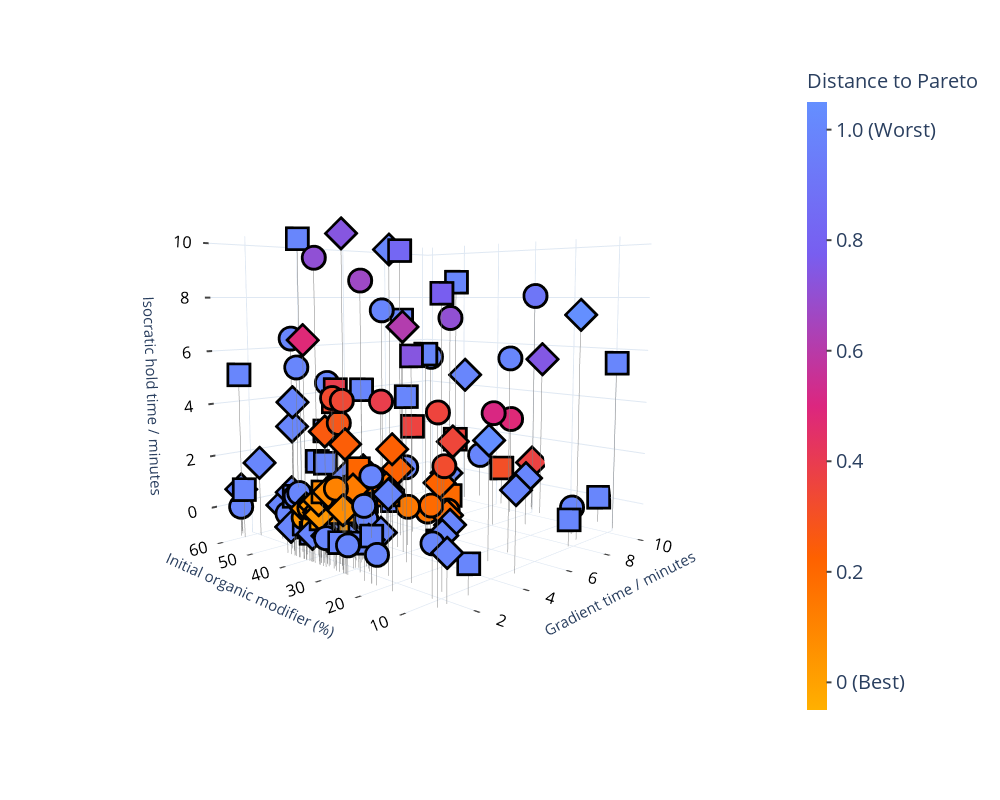

Write notebook code for a chart like this one.
### Code cell
#Figure 5. Design space for Optimisations 4, 5 and 6.

#IBM colorscale no greenish
colorscale = ['rgb(100, 143, 255)', 'rgb(120, 94, 240)', 'rgb(220, 38, 127)', 'rgb(254, 97, 0)', 'rgb(255, 176, 0)']
colorscale.reverse()
colorscale = pc.make_colorscale(colorscale)

def rotate_z(x, y, z, theta):
    w = x+1j*y
    return np.real(np.exp(1j*theta)*w), np.imag(np.exp(1j*theta)*w), z


xe, ye, ze = rotate_z(2.1, 1.5, 0.3, -3)
fig = px.scatter_3d(allVars2, x = "GradTime", y = "InitalOM", z = "IsoHoldTime", color = "Dist2", symbol = "repeatNumb", color_continuous_scale=colorscale, labels={'GradTime':'Gradient time / minutes', 'InitalOM':'Initial organic modifier (%)',
'IsoHoldTime':'Isocratic hold time / minutes', 'WeightRespcmtmdHPLC018':"Responce"})

# Generate a pair of 3D points that corrispond to the line being drawn
xyzList = allVars2.iloc[:,[0,1,4]]
bottomList = allVars2.iloc[:,[0,1,4]]
bottomList.loc[:,"IsoHoldTime"] = -1;

x = pd.concat([xyzList.iloc[:,0],bottomList.iloc[:,0]], axis = 1)
y = pd.concat([xyzList.iloc[:,1],bottomList.iloc[:,1]], axis = 1)
z = pd.concat([xyzList.iloc[:,2],bottomList.iloc[:,2]], axis = 1)

x_lines = list()
y_lines = list()
z_lines = list()

#create the coordinate list for the lines
for p in range(0, len(x)):
    x_lines.append(x.iloc[p, 0])
    x_lines.append(x.iloc[p, 1])
    y_lines.append(y.iloc[p, 0])
    y_lines.append(y.iloc[p, 1])
    z_lines.append(z.iloc[p, 0])
    z_lines.append(z.iloc[p, 1])
    x_lines.append(None)
    y_lines.append(None)
    z_lines.append(None)
    
fig.add_trace(go.Scatter3d(
                x=x_lines,
                y=y_lines,
                z=z_lines,
                mode='lines',
                line = dict( color = "grey", width= 1, dash = 'solid')
                ))

fig.add_trace(go.Scatter3d(
                x = allVars2.iloc[0:50,0], 
                y = allVars2.iloc[0:50,1],
                z = allVars2.iloc[0:50,4], 
                mode='markers',
                marker_symbol="diamond",
                marker=dict(
                    size=12,
                    color="black",                # set color to an array/list of desired value
                    )
                ))

fig.add_trace(go.Scatter3d(
                x = allVars2.iloc[50:100,0], 
                y = allVars2.iloc[50:100,1],
                z = allVars2.iloc[50:100,4], 
                mode='markers',
                marker_symbol="square",
                marker=dict(
                    size=12,
                    color="black",                # set color to an array/list of desired value
                    )
                ))

fig.add_trace(go.Scatter3d(
                x = allVars2.iloc[100:150,0], 
                y = allVars2.iloc[100:150,1],
                z = allVars2.iloc[100:150,4], 
                mode='markers',
                marker_symbol="circle",
                marker=dict(
                    size=12,
                    color="black",                # set color to an array/list of desired value
                    )
                ))


camera = dict(eye=dict(x=xe, y=ye, z=ze))
fig.update_layout(scene=dict(camera=camera,aspectmode='cube'),showlegend=True)
fig.update_traces(marker_size=8)
fig.update_coloraxes(colorscale=colorscale,
                    cmin = -0.05,
                    cmax = 1.05,
                    colorbar_title_text = "Distance to Pareto\n\n",
                    colorbar_thickness = 20,
                    colorbar_dtick = 0.05,
                    colorbar_ticks = 'outside',
                    colorbar_tickwidth = 2,
                    colorbar_tickmode = 'array',
                    colorbar_tickvals = [0, 0.20, 0.40, 0.60, 0.80, 1.0],
                    colorbar_ticktext = ['0 (Best)', '0.2', '0.4', '0.6', '0.8', '1.0 (Worst)'],
                    colorbar_tickfont_size=20,
                    colorbar_titlefont_size = 20
                    )

fontLayoutX = dict(
                    tickfont=dict(
                    color='black',
                    size=14),ticks='outside',tick0=0, tickwidth=4, title = dict(font = dict(size=15)))

fontLayoutY = dict(
                    tickfont=dict(
                    color='black',
                    size=14),ticks='outside',tick0=0, tickwidth=4, title = dict(font = dict(size=15)))
fontLayoutZ = dict(
                    tickfont=dict(
                    color='black',
                    size=14),ticks='outside',tick0=0, tickwidth=4, title = dict(font = dict(size=15)))


fig.update_layout(
    scene1 = dict(

                        xaxis = fontLayoutX,

                        yaxis = fontLayoutY,

                        zaxis = fontLayoutZ
                     ))

fig.data[0].marker.symbol = 'diamond'
fig.data[0].marker.size = 7
fig.data[1].marker.symbol = 'square'
fig.data[1].marker.size = 7
fig.data[2].marker.symbol = 'circle'
fig.data[2].marker.size = 7

fig.data[4].marker.size = 9
fig.data[5].marker.size = 9
fig.data[6].marker.size = 9


fig.update_layout(template='plotly_white',
autosize=False,
width=1000,
height=800,
showlegend=False
                 )

#Add or remove colorbar
fig.update_coloraxes(showscale=True)
#fig.update_coloraxes(showscale=False)

# fig.data[2].name = "Optimisation 1"
# fig.data[3].name = "Optimisation 2"
# fig.data[4].name = "Optimisation 3"

fig['data'] = (fig['data'][3:] + fig['data'][:3])

fig.show()

import plotly.io as pio
pio.write_image(fig, 'Optimisations456DesignSpaceWithCB.jpg', scale=4, width=1000, height=800)

### Figure 1 — Plotly figure (JSON) as saved in the notebook; plotly's stock layout.template omitted (floating-point values rounded to 4 significant figures; data arrays with more than 128 entries replaced by an {"elided": "..."} marker saying what was removed)
{"data": [{"line": {"color": "grey", "dash": "solid", "width": 1}, "marker": {"size": 8}, "mode": "lines", "type": "scatter3d", "x": {"elided": "450 float values"}, "y": {"elided": "450 float values"}, "z": {"elided": "450 float values"}}, {"marker": {"color": "black", "size": 9, "symbol": "diamond"}, "mode": "markers", "type": "scatter3d", "x": [4.44, 7.85, 9.44, 6.36, 1.3, 3.36, 5.03, 9.558, 1.466, 1.697, 2.178, 2.588, 9.985, 1.824, 3.84, 1.71, 1.0, 1, 1.321, 1.164, 1.341, 1.521, 1, 2.029, 5.0, 1.985, 1.185, 1, 1.245, 2.927, 1, 1.11, 1, 1.175, 3.576, 8.111, 1, 4.163, 5.863, 1, 7.222, 1.048, 1, 1.088, 1.409, 1.434, 1.72, 1, 2.888, 1], "y": [12.94, 8.82, 45.19, 31.81, 58.78, 27, 41.09, 24.71, 53.89, 19.96, 29.51, 36.97, 28.88, 8.861, 18.47, 49.01, 32.29, 25.5, 5, 31.64, 42.93, 34.62, 26.26, 27.42, 25.7, 23.75, 31.1, 36.12, 41.61, 28.47, 34.37, 32.91, 14.53, 33.9, 29.8, 21.89, 40.44, 5.817, 32.52, 36.01, 38.31, 39.72, 33.74, 30.62, 35.07, 26.8, 24.96, 32.56, 34.32, 25.83], "z": [3.22, 7.39, 4.59, 2.4, 0.67, 7.01, 9.84, 5.495, 1.816, 1.728, 0.2741, 1.575, 0.9765, 0.795, 0.2236, 0.3081, 0.7511, 3.331, 0.568, 0, 1.084, 3.457, 1.133, 0.3135, 0, 0.2229, 1.379, 6.597, 3.513, 1.37, 0, 0.8921, 3.458, 0.7264, 1.904, 0.8921, 0, 1.807, 0.8291, 0.8246, 0.7715, 4.43, 1.03, 1.574, 0.9627, 1.705, 0, 1.242, 1.848, 10]}, {"marker": {"color": "black", "size": 9, "symbol": "square"}, "mode": "markers", "type": "scatter3d", "x": [6.14, 9.68, 2.58, 8.18, 4.73, 1.74, 6.01, 2.441, 2.793, 8.567, 4.261, 2.894, 4.456, 1, 1, 1, 1.352, 1.177, 1, 2.932, 1.22, 9.646, 3.497, 1.365, 2.103, 3.21, 2.069, 1.306, 1.999, 1.582, 1.132, 1.843, 7.081, 1, 4.982, 1.207, 4.494, 10, 1.354, 2.665, 7.122, 1.333, 3.821, 2.201, 1, 1, 2.018, 3.388, 1.5, 1.998], "y": [31.32, 7.81, 45.13, 41.02, 25.57, 14.93, 56.32, 41.7, 22.64, 60, 43.01, 33.96, 34.57, 36.69, 34.82, 19.37, 24.57, 57.36, 54.95, 16.21, 31.98, 35.54, 49.75, 40.07, 5, 36.73, 29.66, 38.27, 35.26, 26.5, 33.04, 32.96, 35.16, 27.24, 34.63, 29.89, 37.1, 12.35, 29.14, 33.18, 7.589, 30.45, 24.19, 33.53, 31.42, 39.39, 30.58, 31.15, 29.43, 32.74], "z": [0.3, 5.51, 1.92, 8.65, 8.16, 6.23, 4.09, 1.972, 4.721, 6.988, 0.07813, 0.3307, 9.715, 0.2488, 0, 0.5556, 0, 5.128, 0.846, 0, 0, 0.5998, 2.83, 10, 0, 1.412, 0, 0, 4.839, 2.39, 0.5436, 0.2315, 2.292, 0, 3.136, 4.603, 0.2601, 0.02415, 1.18, 1.491, 0, 0.8116, 6.066, 0.7315, 1.561, 1.133, 1.533, 0.9364, 0.8347, 1.394]}, {"marker": {"color": "black", "size": 9, "symbol": "circle"}, "mode": "markers", "type": "scatter3d", "x": [8.24, 4.74, 8.96, 2.91, 5.44, 1.47, 7.27, 3.056, 2.099, 4.541, 9.772, 4.886, 6.841, 1.914, 1, 1.322, 1, 1, 1, 1.181, 1, 1.185, 7.349, 1.573, 5.412, 6.374, 9.412, 2.794, 1.505, 1.015, 1, 1.044, 3.922, 1, 1, 10, 1.664, 1, 1.063, 2.638, 1.422, 1.168, 1, 1, 1, 1, 1.78, 1.931, 2.065, 1], "y": [11.52, 24.94, 29.87, 44.42, 13.41, 36.48, 58.09, 30.61, 29.14, 27.09, 27.72, 30.09, 47.94, 28.23, 5.084, 8.015, 41.46, 38.98, 18.16, 33.89, 30.78, 32.62, 26.52, 23.81, 27.86, 32.64, 55.61, 54.43, 26.83, 56.31, 38.08, 34.55, 29.31, 35.16, 26.22, 43.57, 36.03, 21.08, 29.13, 34.79, 30.17, 27.6, 19.32, 28.02, 36.82, 25.14, 25.99, 29.67, 32.6, 37.92], "z": [0.05, 1.92, 2.98, 4.85, 5.92, 9.34, 7.45, 4.382, 8.57, 0.4237, 8.075, 0, 0.7983, 0.6211, 4.768, 0.7207, 0.4372, 1.15, 0, 0, 0, 1.075, 3.5, 0.1175, 0, 7.223, 5.283, 6.435, 1.785, 0.1341, 5.652, 0.3386, 0.4413, 0.8793, 4.723, 0.8963, 0.3973, 1.465, 4.756, 1.411, 3.856, 1.118, 2.473, 1.789, 0.4712, 0, 0.6493, 1.087, 0.8539, 1.302]}, {"hovertemplate": "repeatNumb=1<br>Gradient time / minutes=%{x}<br>Initial organic modifier (%)=%{y}<br>Isocratic hold time / minutes=%{z}<br>Dist2=%{marker.color}<extra></extra>", "legendgroup": "1", "marker": {"color": [1.408, 2.215, 1, 0.3511, 1, 0.6134, 1, 0.7449, 1, 1, 0.07379, 1, 0.3688, 1, 1, 1, 0.03722, 0.2408, 1, 1, 1, 0.2584, 0.07027, 1, 0.1871, 1, 0.07494, 0.4837, 1, 0.1597, 1, 0.04719, 0.2318, 0.03106, 0.2247, 1, 1, 1, 0.2181, 0.05608, 1, 1, 0.03754, 0.08353, 0.07845, 0.1317, 1, 0.05734, 0.1922, 0.7359], "coloraxis": "coloraxis", "size": 7, "symbol": "diamond"}, "mode": "markers", "name": "1", "scene": "scene", "showlegend": true, "type": "scatter3d", "x": [4.44, 7.85, 9.44, 6.36, 1.3, 3.36, 5.03, 9.558, 1.466, 1.697, 2.178, 2.588, 9.985, 1.824, 3.84, 1.71, 1.0, 1, 1.321, 1.164, 1.341, 1.521, 1, 2.029, 5.0, 1.985, 1.185, 1, 1.245, 2.927, 1, 1.11, 1, 1.175, 3.576, 8.111, 1, 4.163, 5.863, 1, 7.222, 1.048, 1, 1.088, 1.409, 1.434, 1.72, 1, 2.888, 1], "y": [12.94, 8.82, 45.19, 31.81, 58.78, 27, 41.09, 24.71, 53.89, 19.96, 29.51, 36.97, 28.88, 8.861, 18.47, 49.01, 32.29, 25.5, 5, 31.64, 42.93, 34.62, 26.26, 27.42, 25.7, 23.75, 31.1, 36.12, 41.61, 28.47, 34.37, 32.91, 14.53, 33.9, 29.8, 21.89, 40.44, 5.817, 32.52, 36.01, 38.31, 39.72, 33.74, 30.62, 35.07, 26.8, 24.96, 32.56, 34.32, 25.83], "z": [3.22, 7.39, 4.59, 2.4, 0.67, 7.01, 9.84, 5.495, 1.816, 1.728, 0.2741, 1.575, 0.9765, 0.795, 0.2236, 0.3081, 0.7511, 3.331, 0.568, 0, 1.084, 3.457, 1.133, 0.3135, 0, 0.2229, 1.379, 6.597, 3.513, 1.37, 0, 0.8921, 3.458, 0.7264, 1.904, 0.8921, 0, 1.807, 0.8291, 0.8246, 0.7715, 4.43, 1.03, 1.574, 0.9627, 1.705, 0, 1.242, 1.848, 10]}, {"hovertemplate": "repeatNumb=2<br>Gradient time / minutes=%{x}<br>Initial organic modifier (%)=%{y}<br>Isocratic hold time / minutes=%{z}<br>Dist2=%{marker.color}<extra></extra>", "legendgroup": "2", "marker": {"color": [0.1936, 1, 1, 1, 0.7743, 0.7368, 1, 1, 1, 1, 1, 0.08228, 0.8238, 1, 1, 1, 1, 1, 1, 1, 1, 0.31, 1, 1, 1, 0.1983, 1, 1, 0.3932, 0.2076, 0.01647, 0.03752, 0.3665, 1, 0.3626, 0.3249, 1, 1, 0.08352, 0.15, 1, 0.05031, 1, 0.07549, 0.08497, 1, 0.1312, 0.1436, 0.06544, 0.1151], "coloraxis": "coloraxis", "size": 7, "symbol": "square"}, "mode": "markers", "name": "2", "scene": "scene", "showlegend": true, "type": "scatter3d", "x": [6.14, 9.68, 2.58, 8.18, 4.73, 1.74, 6.01, 2.441, 2.793, 8.567, 4.261, 2.894, 4.456, 1, 1, 1, 1.352, 1.177, 1, 2.932, 1.22, 9.646, 3.497, 1.365, 2.103, 3.21, 2.069, 1.306, 1.999, 1.582, 1.132, 1.843, 7.081, 1, 4.982, 1.207, 4.494, 10, 1.354, 2.665, 7.122, 1.333, 3.821, 2.201, 1, 1, 2.018, 3.388, 1.5, 1.998], "y": [31.32, 7.81, 45.13, 41.02, 25.57, 14.93, 56.32, 41.7, 22.64, 60, 43.01, 33.96, 34.57, 36.69, 34.82, 19.37, 24.57, 57.36, 54.95, 16.21, 31.98, 35.54, 49.75, 40.07, 5, 36.73, 29.66, 38.27, 35.26, 26.5, 33.04, 32.96, 35.16, 27.24, 34.63, 29.89, 37.1, 12.35, 29.14, 33.18, 7.589, 30.45, 24.19, 33.53, 31.42, 39.39, 30.58, 31.15, 29.43, 32.74], "z": [0.3, 5.51, 1.92, 8.65, 8.16, 6.23, 4.09, 1.972, 4.721, 6.988, 0.07813, 0.3307, 9.715, 0.2488, 0, 0.5556, 0, 5.128, 0.846, 0, 0, 0.5998, 2.83, 10, 0, 1.412, 0, 0, 4.839, 2.39, 0.5436, 0.2315, 2.292, 0, 3.136, 4.603, 0.2601, 0.02415, 1.18, 1.491, 0, 0.8116, 6.066, 0.7315, 1.561, 1.133, 1.533, 0.9364, 0.8347, 1.394]}, {"hovertemplate": "repeatNumb=3<br>Gradient time / minutes=%{x}<br>Initial organic modifier (%)=%{y}<br>Isocratic hold time / minutes=%{z}<br>Dist2=%{marker.color}<extra></extra>", "legendgroup": "3", "marker": {"color": [1, 0.3236, 0.4839, 1, 1, 0.7082, 1, 0.3899, 0.67, 0.1933, 0.9085, 0.1585, 1, 0.07734, 0.3578, 1, 1, 1, 1, 1, 1, 0.04848, 0.5069, 1, 0.19, 0.7055, 1, 1, 0.1469, 1, 1, 0.02089, 0.1418, 0.04668, 0.3406, 1, 0.05909, 1, 0.3273, 0.1633, 0.2746, 0.07375, 1, 0.1113, 0.03375, 1, 1, 0.09273, 0.07502, 1], "coloraxis": "coloraxis", "size": 7, "symbol": "circle"}, "mode": "markers", "name": "3", "scene": "scene", "showlegend": true, "type": "scatter3d", "x": [8.24, 4.74, 8.96, 2.91, 5.44, 1.47, 7.27, 3.056, 2.099, 4.541, 9.772, 4.886, 6.841, 1.914, 1, 1.322, 1, 1, 1, 1.181, 1, 1.185, 7.349, 1.573, 5.412, 6.374, 9.412, 2.794, 1.505, 1.015, 1, 1.044, 3.922, 1, 1, 10, 1.664, 1, 1.063, 2.638, 1.422, 1.168, 1, 1, 1, 1, 1.78, 1.931, 2.065, 1], "y": [11.52, 24.94, 29.87, 44.42, 13.41, 36.48, 58.09, 30.61, 29.14, 27.09, 27.72, 30.09, 47.94, 28.23, 5.084, 8.015, 41.46, 38.98, 18.16, 33.89, 30.78, 32.62, 26.52, 23.81, 27.86, 32.64, 55.61, 54.43, 26.83, 56.31, 38.08, 34.55, 29.31, 35.16, 26.22, 43.57, 36.03, 21.08, 29.13, 34.79, 30.17, 27.6, 19.32, 28.02, 36.82, 25.14, 25.99, 29.67, 32.6, 37.92], "z": [0.05, 1.92, 2.98, 4.85, 5.92, 9.34, 7.45, 4.382, 8.57, 0.4237, 8.075, 0, 0.7983, 0.6211, 4.768, 0.7207, 0.4372, 1.15, 0, 0, 0, 1.075, 3.5, 0.1175, 0, 7.223, 5.283, 6.435, 1.785, 0.1341, 5.652, 0.3386, 0.4413, 0.8793, 4.723, 0.8963, 0.3973, 1.465, 4.756, 1.411, 3.856, 1.118, 2.473, 1.789, 0.4712, 0, 0.6493, 1.087, 0.8539, 1.302]}], "layout": {"autosize": false, "coloraxis": {"cmax": 1.05, "cmin": -0.05, "colorbar": {"dtick": 0.05, "thickness": 20, "tickfont": {"size": 20}, "tickmode": "array", "ticks": "outside", "ticktext": ["0 (Best)", "0.2", "0.4", "0.6", "0.8", "1.0 (Worst)"], "tickvals": [0, 0.2, 0.4, 0.6, 0.8, 1], "tickwidth": 2, "title": {"font": {"size": 20}, "text": "Distance to Pareto\n\n"}}, "colorscale": [[0, "rgb(255, 176, 0)"], [0.25, "rgb(254, 97, 0)"], [0.5, "rgb(220, 38, 127)"], [0.75, "rgb(120, 94, 240)"], [1, "rgb(100, 143, 255)"]], "showscale": true}, "height": 800, "legend": {"title": {"text": "repeatNumb"}, "tracegroupgap": 0}, "margin": {"t": 60}, "scene": {"aspectmode": "cube", "camera": {"eye": {"x": -1.867, "y": -1.781, "z": 0.3}}, "domain": {"x": [0, 1], "y": [0, 1]}, "xaxis": {"tick0": 0, "tickfont": {"color": "black", "size": 14}, "ticks": "outside", "tickwidth": 4, "title": {"font": {"size": 15}, "text": "Gradient time / minutes"}}, "yaxis": {"tick0": 0, "tickfont": {"color": "black", "size": 14}, "ticks": "outside", "tickwidth": 4, "title": {"font": {"size": 15}, "text": "Initial organic modifier (%)"}}, "zaxis": {"tick0": 0, "tickfont": {"color": "black", "size": 14}, "ticks": "outside", "tickwidth": 4, "title": {"font": {"size": 15}, "text": "Isocratic hold time / minutes"}}}, "showlegend": false, "width": 1000}}
